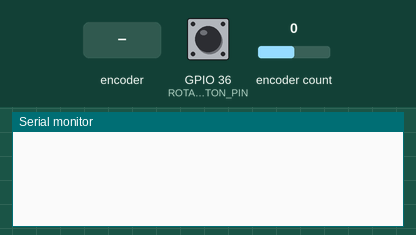
Recording of a sketch running on a simulated ESP32. Parts: the last lines printed to the serial monitor. The test bench sets the inputs (shaded band); at power-on: encoder count 0, GPIO 36 (ROTARY_ENCODER_BUTTON_PIN) HIGH.

Above: at 1.2 s.
1.3 s: encoder count set to 1
At 2.4 s:
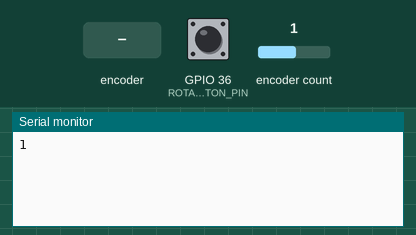
2.8 s: rotary encoder on GPIO 36 (ROTARY_ENCODER_BUTTON_PIN) / GPIO 39 (ROTARY_ENCODER_B_PIN) turned 1 step (first pin leading)
At 4.1 s:
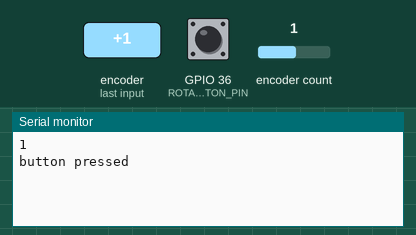
4.5 s: encoder count set to 2
At 6.0 s:
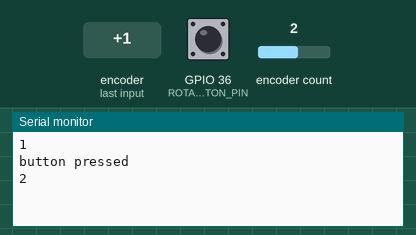

The sketch:

Esp32RotaryEncoderBasics.ino
```cpp
#include "AiEsp32RotaryEncoder.h"
#include "Arduino.h"

/*
connecting Rotary encoder

Rotary encoder side    MICROCONTROLLER side
-------------------    ---------------------------------------------------------------------
CLK (A pin)            any microcontroler intput pin with interrupt -> in this example pin 32
DT (B pin)             any microcontroler intput pin with interrupt -> in this example pin 21
SW (button pin)        any microcontroler intput pin with interrupt -> in this example pin 25
GND - to microcontroler GND
VCC                    microcontroler VCC (then set ROTARY_ENCODER_VCC_PIN -1)

***OR in case VCC pin is not free you can cheat and connect:***
VCC                    any microcontroler output pin - but set also ROTARY_ENCODER_VCC_PIN 25
                        in this example pin 25

*/
#if defined(ESP8266)
#define ROTARY_ENCODER_A_PIN D6
#define ROTARY_ENCODER_B_PIN D5
#define ROTARY_ENCODER_BUTTON_PIN D7
#else
#define ROTARY_ENCODER_A_PIN 34
#define ROTARY_ENCODER_B_PIN 39
#define ROTARY_ENCODER_BUTTON_PIN 36
#endif
#define ROTARY_ENCODER_VCC_PIN -1 /* 27 put -1 of Rotary encoder Vcc is connected directly to 3,3V; else you can use declared output pin for powering rotary encoder */

//depending on your encoder - try 1,2 or 4 to get expected behaviour
//#define ROTARY_ENCODER_STEPS 1
//#define ROTARY_ENCODER_STEPS 2
#define ROTARY_ENCODER_STEPS 4

//instead of changing here, rather change numbers above
AiEsp32RotaryEncoder rotaryEncoder = AiEsp32RotaryEncoder(ROTARY_ENCODER_A_PIN, ROTARY_ENCODER_B_PIN, ROTARY_ENCODER_BUTTON_PIN, ROTARY_ENCODER_VCC_PIN, ROTARY_ENCODER_STEPS);

void IRAM_ATTR readEncoderISR()
{
    rotaryEncoder.readEncoder_ISR();
}

void setup()
{
    pinMode(ROTARY_ENCODER_A_PIN, INPUT_PULLUP);
    pinMode(ROTARY_ENCODER_B_PIN, INPUT_PULLUP);
    Serial.begin(115200);
    rotaryEncoder.begin();
    rotaryEncoder.setup(readEncoderISR);
    rotaryEncoder.setBoundaries(0, 20, false); //minValue, maxValue, circleValues true|false (when max go to min and vice versa)
    rotaryEncoder.setAcceleration(250);
}

void loop()
{
    if (rotaryEncoder.encoderChanged())
    {
        Serial.println(rotaryEncoder.readEncoder());
    }
    if (rotaryEncoder.isEncoderButtonClicked())
    {
        Serial.println("button pressed");
    }
}
```

Measured:
- after the input at 1.3 s, the serial monitor: prints a new line at once (image 1)
- after the input at 2.8 s, the serial monitor: prints a new line after 0.05 s (image 2)
- after the input at 4.5 s, the serial monitor: prints a new line at once (image 3)
